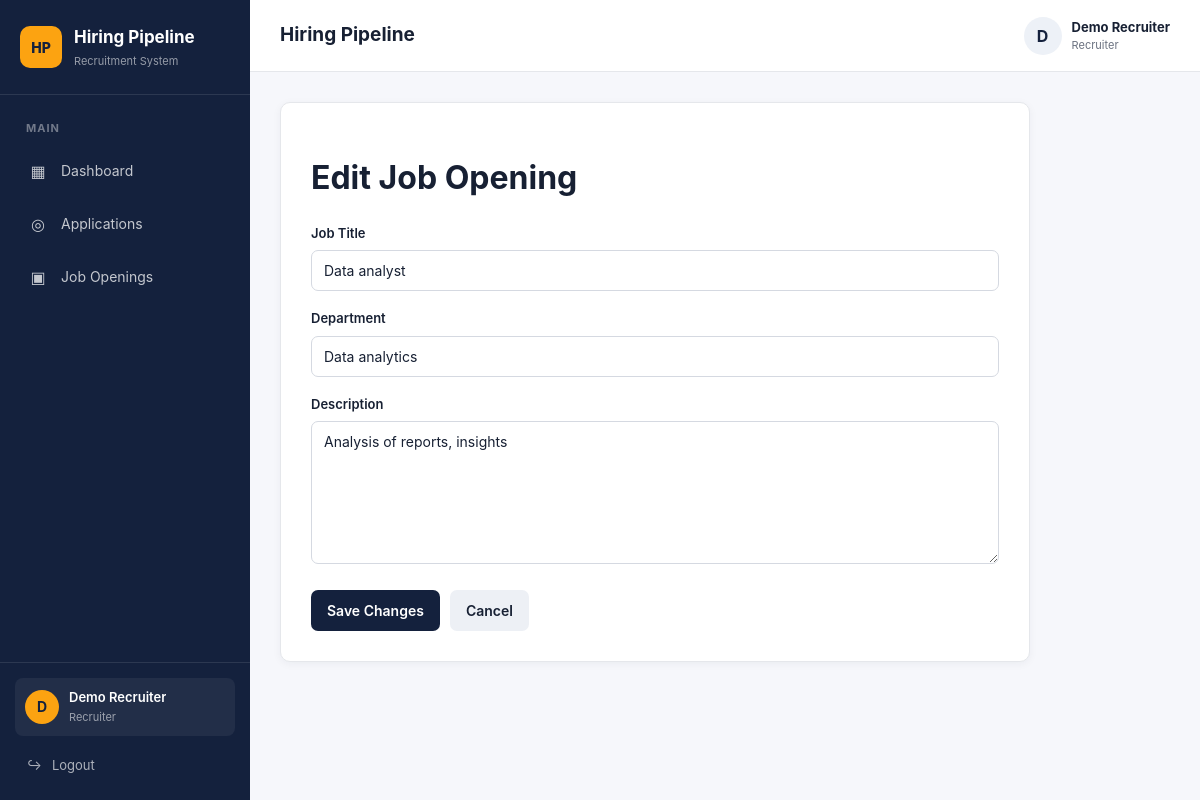
Screenshot of /jobs/3/edit (signed in) with the database file from the repository.
### models/user.py (models this page shows, shortened)
class User(UserMixin, db.Model):
    __tablename__ = "users"
    id = db.Column(db.Integer, primary_key=True)
    name = db.Column(db.String(100), nullable=False)
    email = db.Column(
        db.String(150),
        unique=True,
        nullable=False,
        index=True
    )
    password_hash = db.Column(db.String(255), nullable=False)
    role = db.Column(
        db.String(20),
        nullable=False
    )
    created_at = db.Column(
        db.DateTime,
        server_default=db.func.now()
    )

### models/job.py (models this page shows)
class JobOpening(db.Model):
    __tablename__ = "job_openings"
    id = db.Column(db.Integer, primary_key=True)
    title = db.Column(
        db.String(150),
        nullable=False
    )
    department = db.Column(
        db.String(100),
        nullable=False
    )
    description = db.Column(
        db.Text,
        nullable=True
    )
    status = db.Column(
        db.String(20),
        nullable=False,
        default="open",
        index=True
    )
    created_at = db.Column(
        db.DateTime,
        server_default=db.func.now()
    )
    updated_at = db.Column(
        db.DateTime,
        server_default=db.func.now(),
        onupdate=db.func.now()
    )
    applications = db.relationship(
        "Application",
        back_populates="job",
        lazy=True
    )
    description = db.Column(
        db.Text,
        nullable=True
    )
    status = db.Column(
        db.String(20),
        nullable=False,
        default="open"
    )
    created_at = db.Column(
        db.DateTime,
        server_default=db.func.now()
    )
    updated_at = db.Column(
        db.DateTime,
        server_default=db.func.now(),
        onupdate=db.func.now()
    )
    applications = db.relationship(
        "Application",
        back_populates="job",
        lazy=True
    )

### routes/jobs.py (the view, shortened to what this page needs)
@jobs_bp.route("/<int:job_id>/edit", methods=["GET", "POST"])
@role_required("recruiter")
def edit_job(job_id):
    job = db.session.get(JobOpening, job_id)
    if not job:
        abort(404)
    return render_template(
        "jobs/edit.html",
        job=job
    )

### templates/jobs/edit.html (shortened to what this page needs)
{% extends "base.html" %}
{% block content %}
<div class="form-card">
    <h1>Edit Job Opening</h1>
    <form method="POST">
        <div class="form-group">
            <label for="title">
                Job Title
            </label>
            <input
                type="text"
                id="title"
                name="title"
                value="{{ job.title }}"
                required
            >
        </div>
        <div class="form-group">
            <label for="department">
                Department
            </label>
            <input
                type="text"
                id="department"
                name="department"
                value="{{ job.department }}"
                required
            >
        </div>
        <div class="form-group">
            <label for="description">
                Description
            </label>
            <textarea
                id="description"
                name="description"
                rows="7"
            >{{ job.description or '' }}</textarea>
        </div>
        <div class="form-actions">
            <button
                type="submit"
                class="btn"
            >
                Save Changes
            </button>
            <a
                href="{{ url_for('jobs.job_list') }}"
                class="btn-secondary"
            >
                Cancel
            </a>
        </div>
    </form>
</div>
{% endblock %}

### templates/base.html (shortened to what this page needs)
<!DOCTYPE html>
<html lang="en">
<head>
    <link
        rel="stylesheet"
        href="{{ url_for('static', filename='css/style.css') }}"
    >
</head>
<body>
    {% if current_user.is_authenticated %}
        <div class="app-layout">
            <aside class="sidebar">
                <div class="sidebar-brand">
                    <div class="brand-icon">
                        HP
                    </div>
                    <div>
                        <div class="brand-title">
                            Hiring Pipeline
                        </div>
                        <div class="brand-subtitle">
                            Recruitment System
                        </div>
                    </div>
                </div>
                <nav class="sidebar-nav">
                    <div class="nav-section-title">
                        MAIN
                    </div>
                    <a
                        href="{{ url_for('dashboard.dashboard') }}"
                        class="sidebar-link"
                    >
                        <span class="nav-icon">
                            ▦
                        </span>
                        <span>
                            Dashboard
                        </span>
                    </a>
                    {% if current_user.role == "recruiter" %}
                        <a
                            href="{{ url_for(
                                'applications.application_list'
                            ) }}"
                            class="sidebar-link"
                        >
                            <span class="nav-icon">
                                ◎
                            </span>
                            <span>
                                Applications
                            </span>
                        </a>
                        <a
                            href="{{ url_for('jobs.job_list') }}"
                            class="sidebar-link"
                        >
                            <span class="nav-icon">
                                ▣
                            </span>
                            <span>
                                Job Openings
                            </span>
                        </a>
                    {% endif %}
                </nav>
                <div class="sidebar-bottom">
                    <div class="user-card">
                        <div class="user-avatar">
                            {{ current_user.name[0]|upper }}
                        </div>
                        <div class="user-info">
                            <div class="user-name">
                                {{ current_user.name }}
                            </div>
                            <div class="user-role">
                                {{ current_user.role|title }}
                            </div>
                        </div>
                    </div>
                    <a
                        href="{{ url_for('auth.logout') }}"
                        class="logout-link"
                    >
                        <span>
                            ↪
                        </span>
                        Logout
                    </a>
                </div>
            </aside>
            <div class="main-area">
                <header class="topbar">
                    <div class="topbar-left">
                        <div>
                            <div class="topbar-title">
                                {% block page_title %}
                                Hiring Pipeline
                                {% endblock %}
                            </div>
                        </div>
                    </div>
                    <div class="topbar-user">
                        <div class="topbar-avatar">
                            {{ current_user.name[0]|upper }}
                        </div>
                        <div class="topbar-user-details">
                            <strong>
                                {{ current_user.name }}
                            </strong>
                            <span>
                                {{ current_user.role|title }}
                            </span>
                        </div>
                    </div>
                </header>
                <main class="main-content">
                    {% block content %}
                    {% endblock %}
                </main>
            </div>
        </div>
    {% endif %}
</body>
</html>

### rows the page displays
User: name "D", name "Demo Recruiter", role "Recruiter"
JobOpening: title "Data analyst", department "Data analytics", description "Analysis of reports, insights"
